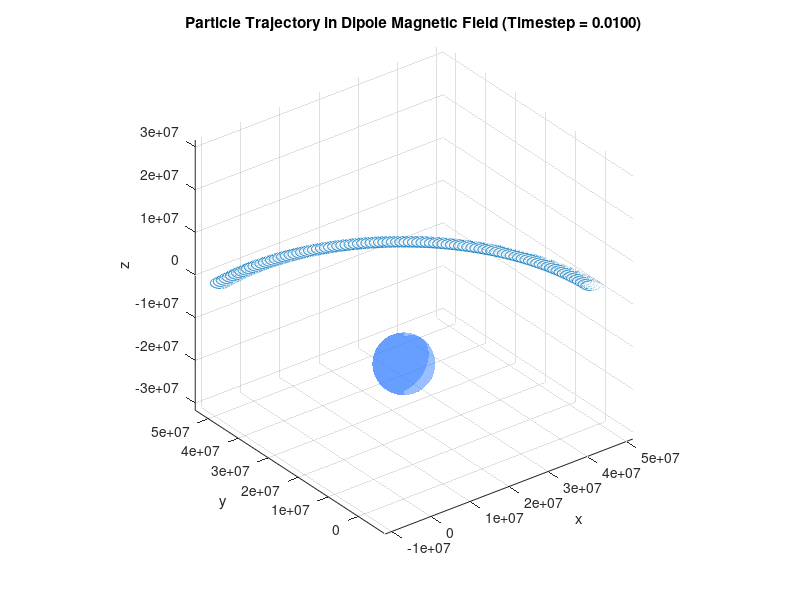
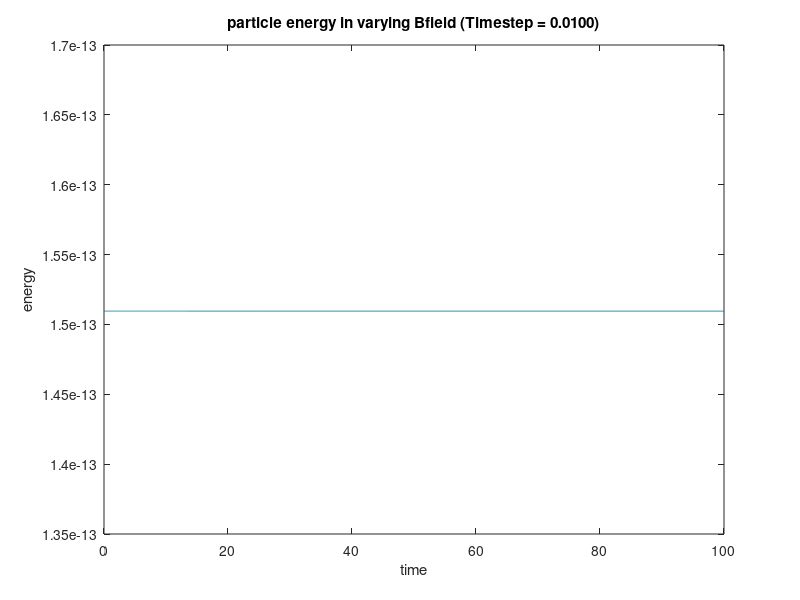
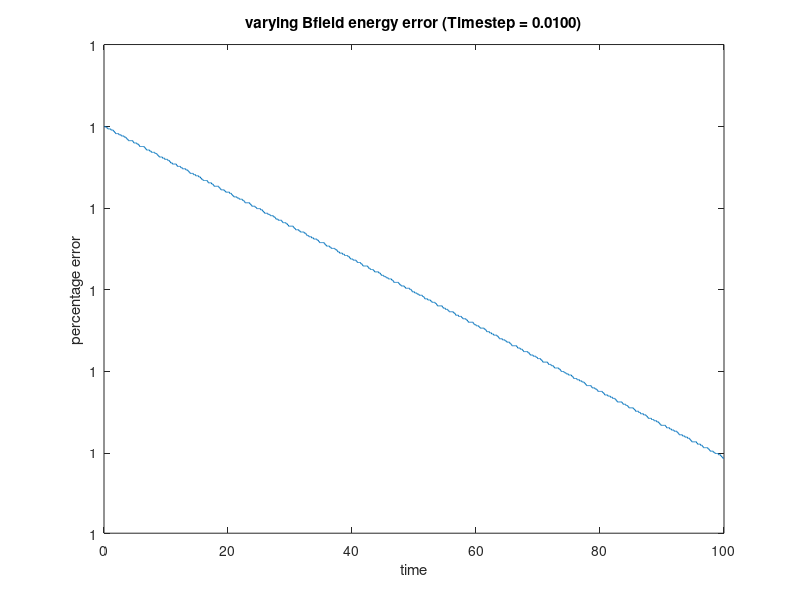

The MATLAB script that drew these images, in order:
%% Part C

q = 1.602 * 10 ^ -19;
m = 1.67262192 * 10 ^ -27;
B = [0; 0; 31000 * 10 ^ -9];
v0 = 9500000;
RE = 6371000;
y0 = RE * 8;
B0 = 31000 * 10 ^-9;
w = q / m * B(3);

timestep = 0.01;
numsteps = 10000;

radius = @(r) sqrt(r(1).^2 + r(2).^2 + r(3).^2);

% [x; y; z; vx; vy; vz]
state = zeros(6, numsteps);
state(:,1) = [y0; 0; 0; v0; v0; 0];  

% define function to compute dy/dt
Bfunc = @(r) (B0 * RE^3 / radius(r)^5) * ...
    [3 * r(1) * r(3);
     3 * r(2) * r(3);
     3 * r(3)^2 - radius(r)^2];
derivative = @(r, v) [v; q/m * cross(v, Bfunc(r))];

energies = .5 * m .* (state(4)^2 + state(5)^2 + state(6)^2);

for i = 1:numsteps-1
    % current position and velocity
    r = state(1:3,i);
    v = state(4:6,i);

    k1 = derivative(r, v);
    k2 = derivative(r + 0.5*timestep*k1(1:3), v + 0.5*timestep*k1(4:6));
    k3 = derivative(r + 0.5*timestep*k2(1:3), v + 0.5*timestep*k2(4:6));
    k4 = derivative(r + timestep*k3(1:3), v + timestep*k3(4:6));

    state(:,i+1) = state(:,i) + timestep/6 * (k1 + 2*k2 + 2*k3 + k4);
    energies(i + 1) = .5 * m .* (state(4,i+1)^2 + state(5,i+1)^2 + state(6,i+1)^2);
end

times = linspace(0, timestep * numsteps, numsteps);

timestep_str = strrep(sprintf('timestep_%g', timestep), '.', 'p'); % e.g., 'timestep0p001'
title_suffix = sprintf(' (Timestep = %.4f)', timestep);     % e.g., ' (Timestep = 0.001)'

figure(10)
plot3(state(1, :), state(2, :), state(3, :))
hold on
xlabel('x'); ylabel('y'); zlabel('z')
title(['Particle Trajectory in Dipole Magnetic Field' title_suffix])


% adding Earth sphere
[xs, ys, zs] = sphere(50);  % higher resolution sphere
surf(RE * xs, RE * ys, RE * zs, ...
    'FaceColor', [0.2 0.5 1], ...     % earth-like blue
    'EdgeColor', 'none', ...
    'FaceAlpha', 0.5);               % semi-transparent

% set view and axis
axis equal
grid on
view(3)
saveas(gcf,['Varying_Bfield_xyz_vxvy' timestep_str '.jpg']);


figure(11)
plot(times, energies)
xlabel('time')
ylabel('energy')
title(['particle energy in varying Bfield' title_suffix])
saveas(gcf,['Varying_Bfield_energy_vxvy' timestep_str '.jpg']);


E0 = .5 * m * v0^2; % initial energy
perc_error = abs(energies - E0)/E0;

figure(12)
plot(times, perc_error)
xlabel('time')
ylabel('percentage error')
title(['varying Bfield energy error' title_suffix])
saveas(gcf,['Varying_Bfield_perc_error_vxvy' timestep_str '.jpg']);
